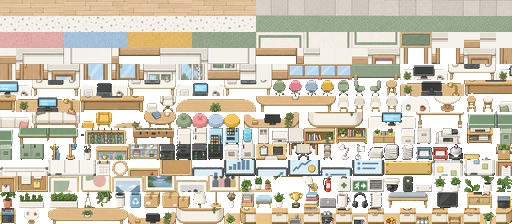
#> input picture src/layout/styles/scandi.png, 512 x 224 px
$ python slice_sheets.py ../../../../src/layout/styles --out out.png
#> lines starting #> are read from the running program, lines starting #| are printed output that depends on the picture
"""Slice generated sprite sheets (8x8 grid, magenta background) into a packed, validated tileset.

usage: slice_sheets.py <sheets_dir> --out <dir> [--tile 32] [--grid 8] [--rows 7] [--colors 32]
Sheets are read in name order (e.g. style-A.png, style-B.png, style-C.png); the letter before
.png becomes the sheet id used in tiles.json ("A:C3" = sheet A, column C, row 3).
"""
import argparse
import json
import sys
from pathlib import Path

from PIL import Image

MAGENTA = (255, 0, 255)
KEY_TOLERANCE = 60
SEAMLESS_CELLS = {("A", r, c) for r in (1, 2) for c in range(8)} | {("A", 3, c) for c in (0, 1, 5)}


def is_key(px):
    if len(px) == 4 and px[3] < 128:
        return True
    r, g, b = px[:3]
    return abs(r - MAGENTA[0]) + abs(g - MAGENTA[1]) + abs(b - MAGENTA[2]) <= KEY_TOLERANCE


def cell_to_tile(sheet, col, row, cell, tile):
    step = cell // tile
    out = Image.new("RGBA", (tile, tile), (0, 0, 0, 0))
    src = sheet.load()
    dst = out.load()
    x0, y0 = col * cell, row * cell
    for ty in range(tile):
        for tx in range(tile):
            px = src[x0 + tx * step + step // 2, y0 + ty * step + step // 2]
            if not is_key(px):
                dst[tx, ty] = (px[0], px[1], px[2], 255)
    return out


def edge_touch(sheet, col, row, cell):
    """Non-key pixels on the outer 2px ring of a cell mean the art bled past its cell."""
    src = sheet.load()
    x0, y0 = col * cell, row * cell
    ring = [(x0 + i, y0 + j) for i in range(cell) for j in (0, 1, cell - 2, cell - 1)]
    ring += [(x0 + i, y0 + j) for j in range(cell) for i in (0, 1, cell - 2, cell - 1)]
    return sum(1 for p in ring if not is_key(src[p])) / len(ring)


def seam_error(tile):
    px = tile.load()
    n = tile.width
    diff = 0
    for i in range(n):
        for a, b in (((0, i), (n - 1, i)), ((i, 0), (i, n - 1))):
            pa, pb = px[a], px[b]
            diff += sum(abs(pa[k] - pb[k]) for k in range(3)) / 3
    return diff / (2 * n)


def main():
    ap = argparse.ArgumentParser()
    ap.add_argument("sheets_dir")
    ap.add_argument("--out", required=True)
    ap.add_argument("--tile", type=int, default=32)
    ap.add_argument("--grid", type=int, default=8)
    ap.add_argument("--rows", type=int, default=7)
    ap.add_argument("--colors", type=int, default=32)
    args = ap.parse_args()

    sheets = sorted(p for p in Path(args.sheets_dir).glob("*.png"))
    if not sheets:
        sys.exit(f"no PNG sheets in {args.sheets_dir}")

    tiles, index, problems = [], {}, []
    for path in sheets:
        sid = path.stem.rsplit("-", 1)[-1].upper()[:1]
        sheet = Image.open(path).convert("RGBA")
#> sheet is the input picture: PIL image 512x224 RGBA; mean R, G, B, A 154.6, 146.9, 129.3, 202.2
        cell = sheet.width // args.grid
#> cell = 64
        if sheet.width != sheet.height or sheet.width % args.grid:
            problems.append(f"{path.name}: {sheet.width}x{sheet.height} is not a square {args.grid}x{args.grid} grid")
        if cell % args.tile:
            problems.append(f"{path.name}: cell {cell}px is not a multiple of tile {args.tile}px")
        for row in range(args.rows):
            for col in range(args.grid):
                cid = f"{sid}:{'ABCDEFGH'[col]}{row + 1}"
                tile = cell_to_tile(sheet, col, row, cell, args.tile)
                if tile.getbbox() is None:
                    problems.append(f"{cid}: empty cell")
                    continue
                bleed = edge_touch(sheet, col, row, cell)
                seamless = (sid, row + 1, col) in SEAMLESS_CELLS
                if bleed > 0.25 and not seamless:
                    problems.append(f"{cid}: off-grid ({bleed:.0%} of the cell border is painted)")
                if seamless and seam_error(tile) > 18:
                    problems.append(f"{cid}: seam (edges differ by {seam_error(tile):.0f}/255 on average)")
                index[cid] = len(tiles)
                tiles.append(tile)
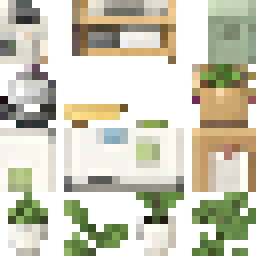
#> tile: PIL image 32x32 RGBA (shown 8 times larger); mean R, G, B, A 116.8, 115.3, 96.4, 168.8; transparent parts drawn white
#> after the loop, index = 24 items; problems = 25 items; tiles = 24 items

    if not tiles:
        sys.exit("no tiles found")

    cols = args.grid
    rows = -(-len(tiles) // cols)
    packed = Image.new("RGBA", (cols * args.tile, rows * args.tile), (0, 0, 0, 0))
    for i, t in enumerate(tiles):
        packed.paste(t, ((i % cols) * args.tile, (i // cols) * args.tile))

    alpha = packed.getchannel("A")
    rgb = packed.convert("RGB").quantize(colors=args.colors, method=Image.Quantize.MEDIANCUT).convert("RGB")
    packed = Image.merge("RGBA", (*rgb.split(), alpha))
    used = len(Image.composite(rgb, Image.new("RGB", rgb.size, MAGENTA), alpha).getcolors(1 << 16) or []) - 1

    out = Path(args.out)
    out.mkdir(parents=True, exist_ok=True)
    packed.save(out / "tiles.png")
    packed.resize((packed.width * 4, packed.height * 4), Image.NEAREST).save(out / "preview.png")
    (out / "tiles.json").write_text(json.dumps({"tile": args.tile, "columns": cols, "index": index}, indent=1))

    print(f"tiles: {len(tiles)} from {len(sheets)} sheet(s), palette: {used} colours")
    print(f"wrote {out / 'tiles.png'}, {out / 'tiles.json'}, {out / 'preview.png'}")
    if problems:
        print(f"\n{len(problems)} problem(s):")
        for p in problems:
            print(f"  - {p}")
    else:
        print("no problems found")


if __name__ == "__main__":
#> (the run stopped early here; a loop or call above may not have finished)
